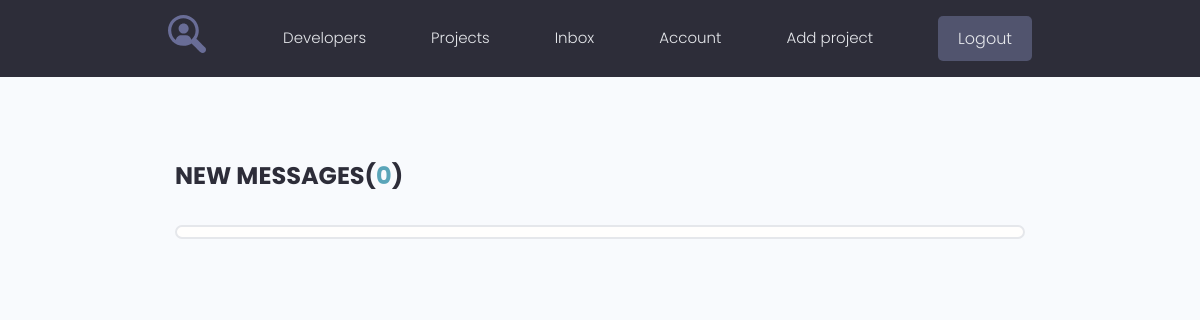
/inbox/ (signed in), run on an earlier commit of the app's database.
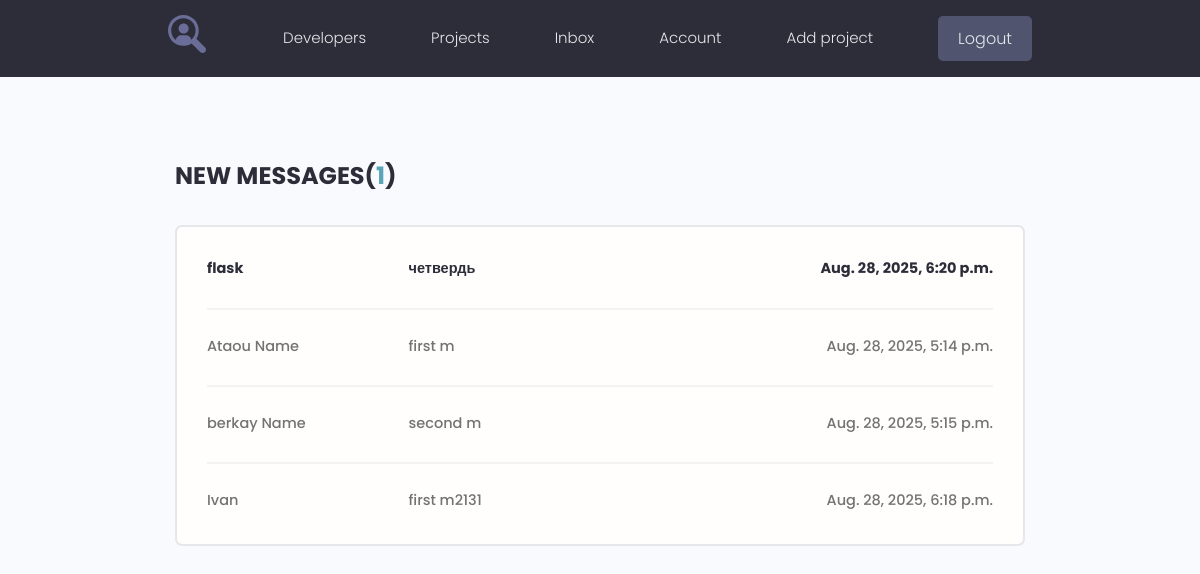
And on a later commit of the database.
### users/models.py (models this page shows, shortened)
class Message(models.Model):
    sender = models.ForeignKey(Profile, on_delete=models.SET_NULL, null=True, blank=True)
    recipient = models.ForeignKey(Profile, on_delete=models.SET_NULL, null=True, blank=True, related_name="messages")
    name = models.CharField(max_length=200, null=True, blank=True)
    email = models.EmailField(max_length=200, null=True, blank=True)
    subject = models.CharField(max_length=200, null=True, blank=True)
    body = models.TextField()
    is_read = models.BooleanField(default=False,null=True)
    created = models.DateTimeField(auto_now_add=True)
    class Meta:
        ordering = ['is_read', 'created']

### users/views.py (the view)
# urls.py: path('inbox/', views.inbox, name='inbox'),
@login_required(login_url='login')
def inbox(request):
    profile = request.user.profile
    message_request = profile.messages.all()
    unread_count = message_request.filter(is_read=False).count()
    context = {
        'message_request': message_request,
        'unread_count': unread_count
    }
    return render(request, 'users/inbox.html', context)

### users/templates/users/inbox.html
{% extends 'projects/base.html' %}
{% block content %}
  <main class="inbox my-xl">
    <div class="content-box">
      <h3 class="inbox__title">New Messages(<span>{{ unread_count }}</span>)</h3>
      <ul class="messages">
        {% for message in message_request %}
        {% if message.is_read == False %}
        <li class="message message--unread">
        {% else %}
        <li class="message">
        {% endif %}
          <a href="{% url 'message' message.id %}">
            <span class="message__author">{{ message.name }}</span>
            <span class="message__subject">{{ message.subject }}</span>
            <span class="message__date">{{ message.created }}</span>
          </a>
        </li>
        {% endfor %}
      </ul>
    </div>
  </main>
{% endblock %}

What changed in the data, as far as the page shows it:
added Message: name "flask", subject "четвердь", created "Aug. 28, 2025, 6:20 p.m."
added Message: name "Ataou Name", subject "first m", created "Aug. 28, 2025, 5:14 p.m."
added Message: name "berkay Name", subject "second m", created "Aug. 28, 2025, 5:15 p.m."
added Message: name "Ivan", subject "first m2131", created "Aug. 28, 2025, 6:18 p.m."
Also different on the page:
{{ unread_count }}: "0" → "1"
